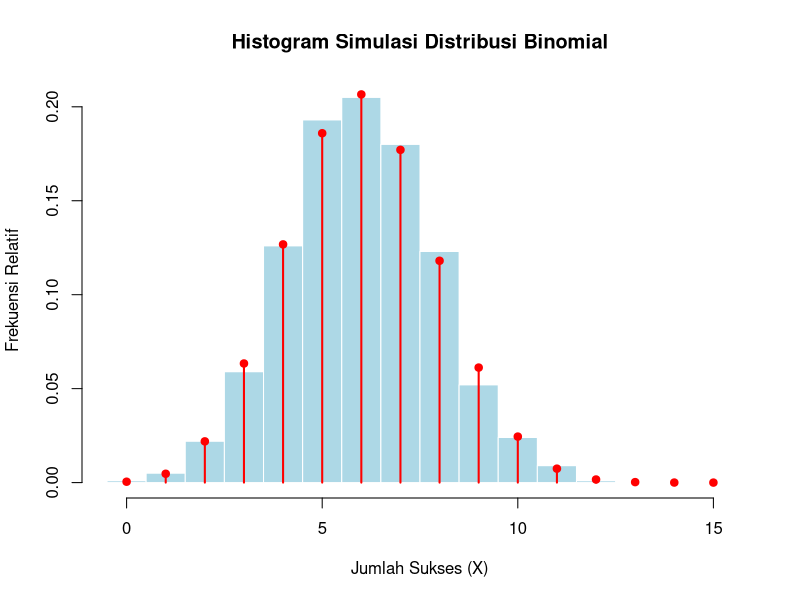

This chart was generated by the following R code:
#1.DISTRIBUSI POISSON
# Parameter distribusi Poisson
lambda <- 3

# Menghitung P(X > 5)
p_poisson <- ppois(5, lambda, lower.tail = FALSE)

# Menampilkan hasil
p_poisson

#2.DISTRIBUSI HIPERGOEMETRIK
# Parameter distribusi hipergeometrik
N <- 100
K <- 20
n <- 10

# Nilai X yang mungkin
x <- 0:n

# Menghitung peluang setiap nilai X
p_hyper <- dhyper(x, K, N - K, n)

# Membuat tabel distribusi
tabel_hyper <- data.frame(
  Jumlah_Bola_Merah = x,
  Peluang = p_hyper
)

tabel_hyper

#3.SIMUASI DISTRIBUSI BINOMIAL
# Menentukan seed agar hasil dapat direproduksi
set.seed(123)

# Parameter distribusi Binomial
n <- 15
p <- 0.4

# Simulasi 1.000 percobaan
hasil_simulasi <- rbinom(
  n = 1000,
  size = n,
  prob = p
)

# Membuat histogram hasil simulasi
hist(
  hasil_simulasi,
  breaks = seq(-0.5, 15.5, by = 1),
  probability = TRUE,
  main = "Histogram Simulasi Distribusi Binomial",
  xlab = "Jumlah Sukses (X)",
  ylab = "Frekuensi Relatif",
  col = "lightblue",
  border = "white"
)

# Menghitung PMF teoretis
x <- 0:n
pmf <- dbinom(x, size = n, prob = p)

# Menambahkan PMF teoretis
points(
  x,
  pmf,
  pch = 19,
  col = "red"
)

lines(
  x,
  pmf,
  type = "h",
  lwd = 2,
  col = "red"
)
